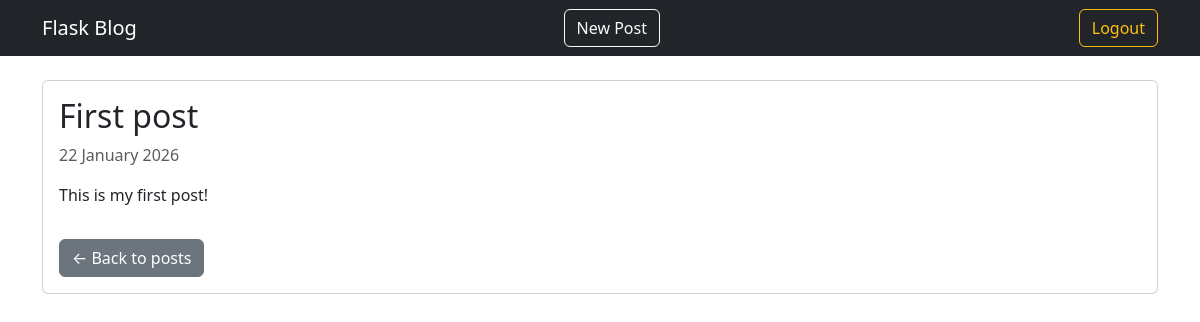
/post/3 (signed in), run on the app's committed database.
### app/models.py (models this page shows, shortened)
class Post(db.Model):
    id = db.Column(db.Integer, primary_key=True)
    title = db.Column(db.String(100), nullable=False)
    content = db.Column(db.Text, nullable=False)
    created_at = db.Column(
        db.DateTime,
        default=lambda: datetime.now(timezone.utc)
    )
    user_id = db.Column(
        db.Integer,
        db.ForeignKey('user.id'),
        nullable=True
    )

### app/routes/main.py (the view)
@main_bp.route('/post/<int:post_id>')
def post_detail(post_id):
    post = Post.query.get_or_404(post_id)
    return render_template('post_detail.html', post=post)

### app/__init__.py (called while the page is built)
@login_manager.user_loader
def load_user(user_id):
    from app.models import User
    return User.query.get(int(user_id))

### app/templates/post_detail.html (shortened to what this page needs)
{% extends "base.html" %}
{% block content %}
    <div class="card">
      <div class="card-body">
        <h2 class="card-title">{{ post.title }}</h2>
        <p class="text-muted">
          {{ post.created_at.strftime('%d %B %Y') }}
        </p>
        <p class="card-text">{{ post.content }}</p>
        <a href="{{ url_for('main.home') }}" class="btn btn-secondary mt-3">
          ← Back to posts
        </a>
      </div>
    </div>
{% endblock %}

### data on the page
Post: title "First post", created_at "22 January 2026", content "This is my first post!"
